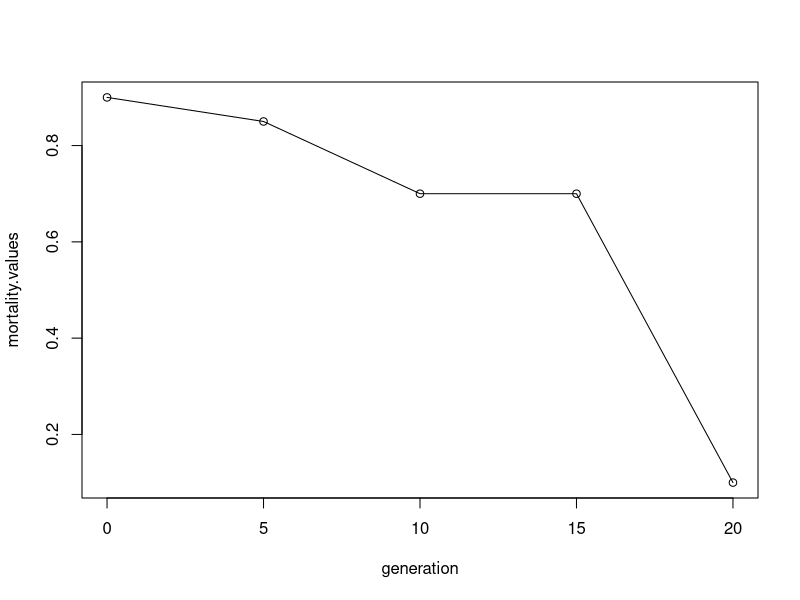

Write R code to recreate this figure. (Note: this script raises an error after producing the figure.)
##For Olyset®, 2% permethrin, Sumitomo Chemical Ltd ; estimates from Toé et al., 2019 Figure 1.

#Mortality of Susceptibles in Cone assays from field obtained nets. 

mortality.values = c(0.90, 0.85, 0.70, 0.70, 0.10)
generation = c(0, 5, 10, 15, 20) #months: 0, 6, 12, 18, 24

plot(y=mortality.values, x=generation)
lines(y=mortality.values, x=generation)

generations.vector = seq(0, 30, by = 1)

efficacy.vector = c(0.9/1)

for(i in 2:length(generations.vector)){
  efficacy.vector[i] = calculate_current_insecticide_efficacy(generations.since.deployment = generations.vector[i],
                                                              threshold.generations = 15,
                                                              initial.insecticide.efficacy = 0.9/1,
                                                              base.efficacy.decay.rate = 0.015,
                                                              rapid.decay.rate = 0.08)
}

lines(generations.vector, efficacy.vector, col = "red")

predicted.decay.df = data.frame(generations.vector, efficacy.vector)
measured.decay.df = data.frame(mortality.values, generation)

ggplot(predicted.decay.df, aes(x=generations.vector, efficacy.vector))+
  geom_line()+
  geom_point()+
  geom_point(data=measured.decay.df, aes(y=mortality.values,
                                         x=generation),
             size = 2, colour = "red",
             alpha = 0.7)+
  geom_vline(xintercept = 15, linetype = "dashed", colour = "blue")+
  xlab("Time in Mosquito Generations")+
  ylab("Insecticide Efficacy")+
  ylim(0, 1)+
  theme_classic()+
 theme(axis.text = element_text(size = 12),
       axis.title = element_text(size = 18))






insecticide.efficacy


